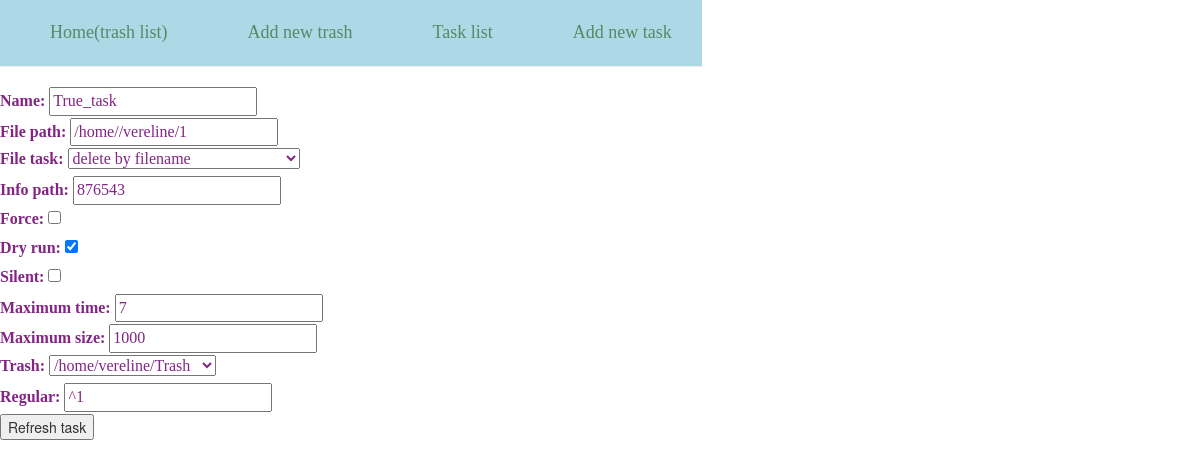
The page /refresh_task/4 on the database as committed earlier.
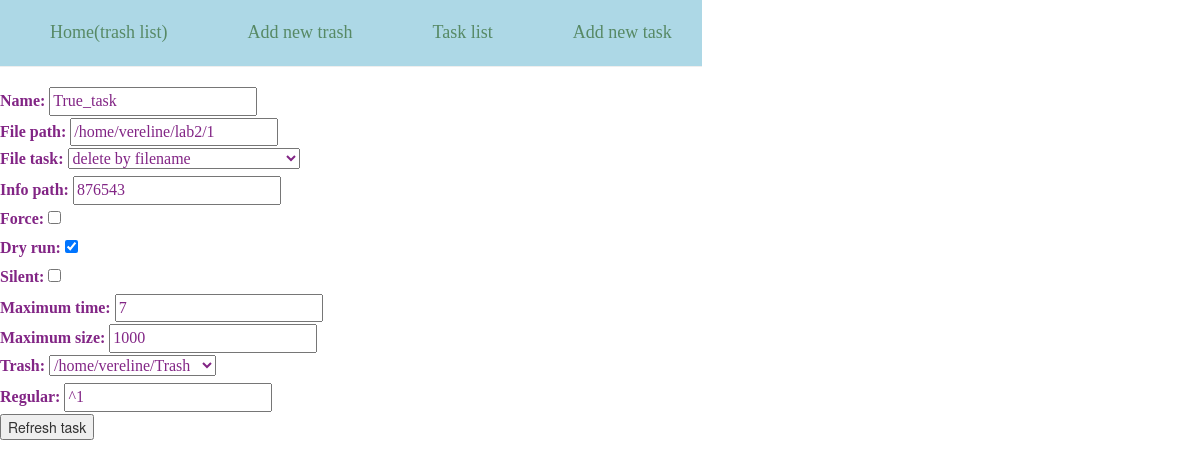
The same page on the database as committed later.
### trashes/models.py (models this page shows, shortened)
class TaskToDo(models.Model):
    name = models.CharField(max_length=256, default=' ')
    file_path = models.CharField(max_length=256, default=' ')
    trash = models.ForeignKey(Trash, default=None)
    force = models.BooleanField(default=False)
    dry_run = models.BooleanField(default=False)
    silent = models.BooleanField(default=False)
    tasks = (
        ('delete by regex', 'delete by regex'),
        ('delete by filename', 'delete by filename'),
        ('recover all trash', 'recover all trash'),
        ('clear all trash', 'clear all trash'),
        ('remove files from trash', 'remove files from trash'),
        ('recover files from trash', 'recover files from trash'),
        ('remove files from trash by regex', 'remove files from trash by regex'),
        ('recover files from trash by regex', 'recover files from trash by regex')
    )
    file_task = models.CharField(max_length=256, choices=tasks, default=None)
    regular = models.CharField(max_length=256, default=' ')
    info_path = models.CharField(max_length=256, default=' ')
    maximum_size = models.IntegerField(default=1000)
    maximum_time = models.IntegerField(default=7)
    NOTDONE = 'Not done'
    INPROCESS = 'In process'
    WAITING = 'Waiting'
    DONE = 'Done'
    task_process_choices = (
        (NOTDONE, 'Not done'),
        (INPROCESS, 'In process'),
        (WAITING, 'Waiting'),
        (DONE, 'Done'),  # ???????? how to manage status???????
    )
    task_process = models.CharField(
        max_length=256,
        choices=task_process_choices,
        default=NOTDONE,
    )
    class Meta:
        db_table = 'task'

### trashes/views.py (the view)
# urls.py: url(r'^refresh_task/(?P<pk>\d+)$', views.RefreshTask.as_view(), name='refresh_task'),
class RefreshTask(UpdateView):
    success_url = reverse_lazy('task_list')
    template_name = "refresh_task.html"
    model = TaskToDo
    fields = ('name', 'file_path', 'file_task', 'info_path', 'force', 'dry_run', 'silent',
              'maximum_time', 'maximum_size', 'trash', 'regular', )

### trashes/models.py (called while the page is built)
    def __str__(self):              # __unicode__ on Python 2
        return os.path.abspath(self.path)

### templates/refresh_task.html (shortened to what this page needs)
{% extends 'base.html' %}
{% block content %}
<table >
        <tbody>
            <tr>
                <td ><div class="page-header"><a href={% url 'main' %}>Home(trash list)</a></div></td>
            <td ><div class="page-header"><a href={% url 'add_trash' %}>Add new trash</a></div></td>
            <td ><div class="page-header"><a href={% url 'task_list'%}>Task list</a></div></td>
            <td ><div class="page-header"><a href={% url 'add_task'%}>Add new task</a></div></td>
            </tr>
        </tbody>
    </table>
<form method="Post" action="">
                {{ form.as_p }}
                <input type="submit" value="Refresh task">
</form>
{% endblock %}

Rows that differ between the two databases and show on the page:
changed TaskToDo "True_task": file_path "/home//vereline/1" → "/home/vereline/lab2/1"
